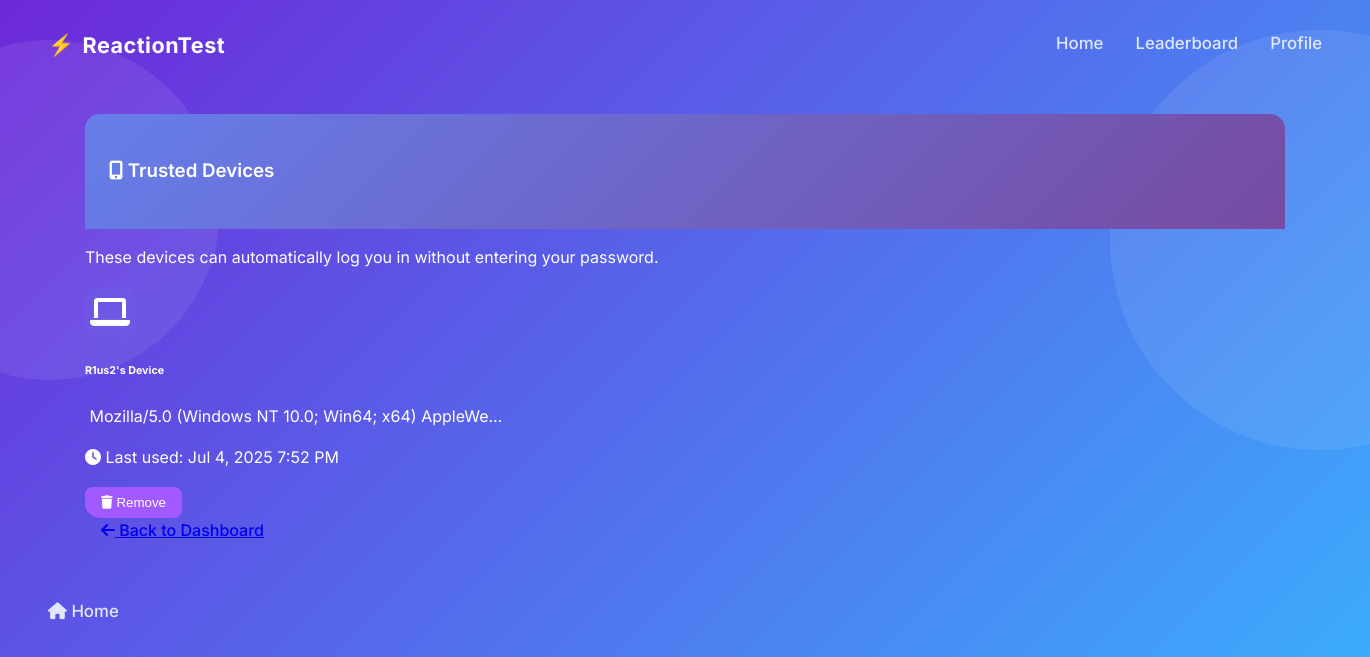
Page /accounts/manage-devices/ (signed in) on the earlier database version.
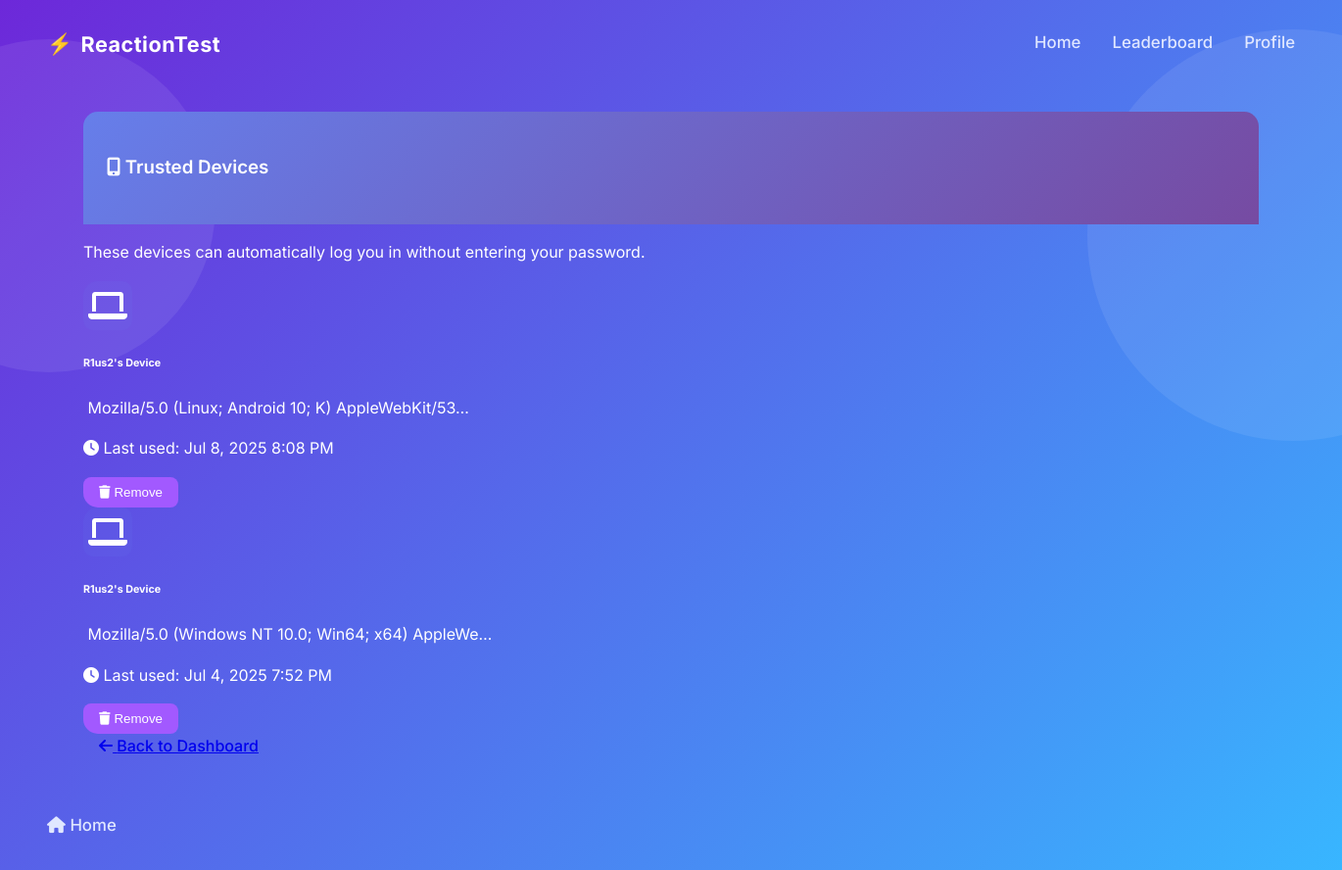
Same page on the later database version.
### accounts/models.py (models this page shows, shortened)
class DeviceFingerprint(models.Model):
    user = models.ForeignKey(User, on_delete=models.CASCADE)
    fingerprint_hash = models.CharField(max_length=64, unique=True)
    device_name = models.CharField(max_length=100, blank=True)
    browser_info = models.TextField(blank=True)
    screen_resolution = models.CharField(max_length=20, blank=True)
    timezone = models.CharField(max_length=50, blank=True)
    language = models.CharField(max_length=10, blank=True)
    platform = models.CharField(max_length=50, blank=True)
    is_trusted = models.BooleanField(default=False)
    last_used = models.DateTimeField(auto_now=True)
    created_at = models.DateTimeField(auto_now_add=True)
    class Meta:
        ordering = ['-last_used']

### accounts/views.py (the view, shortened to what this page needs)
# urls.py: path('manage-devices/', manage_devices_view, name='manage_devices'),
@login_required
def manage_devices_view(request):
    trusted_devices = DeviceFingerprint.objects.filter(
        user=request.user,
        is_trusted=True
    ).order_by('-last_used')
    context = {
        'trusted_devices': trusted_devices
    }
    return render(request, 'accounts/manage_devices.html', context)

### accounts/templates/accounts/manage_devices.html (shortened to what this page needs)
{% extends 'accounts/base.html' %}
{% load static %}
{% block content %}
<div class="container mt-5">
    <div class="row justify-content-center">
        <div class="col-md-8">
            <div class="card shadow-lg border-0">
                <div class="card-header bg-gradient-primary text-white">
                    <h3 class="mb-0">
                        <i class="fas fa-mobile-alt me-2"></i>
                        Trusted Devices
                    </h3>
                </div>
                <div class="card-body">
                    {% if trusted_devices %}
                        <p class="text-muted mb-4">
                            These devices can automatically log you in without entering your password.
                        </p>
                        <div class="row">
                            {% for device in trusted_devices %}
                                <div class="col-12 mb-3">
                                    <div class="card border-0 bg-light">
                                        <div class="card-body">
                                            <div class="row align-items-center">
                                                <div class="col-md-8">
                                                    <div class="d-flex align-items-center">
                                                        <div class="device-icon me-3">
                                                            <i class="fas fa-laptop fa-2x text-primary"></i>
                                                        </div>
                                                        <div>
                                                            <h6 class="mb-1">{{ device.device_name }}</h6>
                                                            <p class="text-muted mb-1 small">
                                                                {{ device.browser_info|truncatechars:50 }}
                                                            </p>
                                                            <p class="text-muted mb-0 small">
                                                                <i class="fas fa-clock me-1"></i>
                                                                Last used: {{ device.last_used|date:"M j, Y g:i A" }}
                                                            </p>
                                                        </div>
                                                    </div>
                                                </div>
                                                <div class="col-md-4 text-end">
                                                    <form method="post" class="d-inline">
                                                        <button type="submit" class="btn btn-outline-danger btn-sm"
                                                                onclick="return confirm('Are you sure you want to remove this device? You will need to log in with your password next time.')">
                                                            <i class="fas fa-trash me-1"></i>
                                                            Remove
                                                        </button>
                                                    </form>
                                                </div>
                                            </div>
                                        </div>
                                    </div>
                                </div>
                            {% endfor %}
                        </div>
                    {% endif %}
                    <div class="mt-4 text-center">
                        <a href="{% url 'dashboard' %}" class="btn btn-primary">
                            <i class="fas fa-arrow-left me-1"></i>
                            Back to Dashboard
                        </a>
                    </div>
                </div>
            </div>
        </div>
    </div>
</div>
<nav class="nav">
    <a href="{% url 'dashboard' %}" class="nav-link">
        <i class="fas fa-home"></i> Home
    </a>
</nav>
{% endblock %}

### accounts/templates/accounts/base.html (shortened to what this page needs)
{% load static %}
<!DOCTYPE html>
<html lang="en">
<head>
    <link rel="stylesheet" href="https://cdnjs.cloudflare.com/ajax/libs/font-awesome/6.0.0-beta3/css/all.min.css">
    <link rel="stylesheet" href="{% static 'accounts/css/professional_dark_theme.css' %}">
</head>
<body>
    <div class="circle-bg left" style="position: absolute; border-radius: 50%; background: rgba(255,255,255,0.08); z-index: -1; width: 340px; height: 340px; left: -120px; top: 40px;"></div>
    <div class="circle-bg right" style="position: absolute; border-radius: 50%; background: rgba(255,255,255,0.08); z-index: -1; width: 420px; height: 420px; right: -160px; top: 30px;"></div>
    {% block nav %}
    <nav class="nav">
        <a href="{% url 'dashboard' %}" class="nav-left">
            <span style="font-size:1.3rem;">⚡</span> ReactionTest
        </a>
        <div class="nav-right">
            <a href="{% url 'dashboard' %}" class="nav-link{% if request.resolver_match.url_name == 'dashboard' %} active{% endif %}">Home</a>
            <a href="{% url 'leaderboard' %}" class="nav-link{% if request.resolver_match.url_name == 'leaderboard' %} active{% endif %}">Leaderboard</a>
            <a href="{% url 'profile' %}" class="nav-link{% if request.resolver_match.url_name == 'profile' %} active{% endif %}">Profile</a>
        </div>
    </nav>
    {% endblock %}
    {% block content %}{% endblock %}
</body>
</html>

### accounts/static/accounts/css/professional_dark_theme.css (style rules this page uses)
:root { --background-color: #111827; --container-bg-color: #1f2937; --text-color: #e0e7ff; --text-color-muted: #a7b3d9; --primary-color: #a259ff; --primary-color-hover: #8a48e5; --border-color: rgba(255, 255, 255, 0.1); --game-area-bg: #1a202c; --success-color: #76c7c0; --error-color: #f15b6c; }
body { background-color: var(--background-color); color: var(--text-color); font-family: 'Inter', sans-serif; line-height: 1.6; }
.button, button { background-color: var(--primary-color); color: #fff; border: none; padding: 10px 20px; border-radius: 8px; font-weight: 600; cursor: pointer; transition: background-color 0.2s ease; text-decoration: none; display: inline-block; }
.container { max-width: 1100px; margin: 2rem auto; padding: 0 2rem; }
h1, h2, h3 { color: #fff; font-weight: 600; }
@media (min-width: 1025px) { .container { max-width: 1200px; } }

### accounts/templates/accounts/base.html (style rules this page uses)
:root { --primary-color: #a259ff; }
body { min-height: 100vh; background: linear-gradient(135deg, #6d28d9 0%, #38b6ff 100%); font-family: 'Inter', -apple-system, BlinkMacSystemFont, "Segoe UI", Roboto, sans-serif; color: #fff; overflow-x: hidden; }
.nav { display: flex; align-items: center; justify-content: space-between; padding: 1.2rem 2.5rem; background: transparent; }
.nav-left { font-weight: 700; font-size: 1.35rem; color: #fff; letter-spacing: 0.5px; text-decoration: none; transition: color 0.2s; display: flex; align-items: center; gap: 0.5rem; }
.nav-right { display: flex; align-items: center; gap: 2rem; }
.nav-link { color: #e0e7ff; font-weight: 500; text-decoration: none; font-size: 1.05rem; padding: 0.2rem 0; border-bottom: 2.5px solid transparent; transition: color 0.18s, border-color 0.18s; }

### accounts/templates/accounts/manage_devices.html (style rules this page uses)
.bg-gradient-primary { background: linear-gradient(135deg, #667eea 0%, #764ba2 100%); }
.device-icon { width: 50px; height: 50px; display: flex; align-items: center; justify-content: center; background: rgba(102, 126, 234, 0.1); border-radius: 10px; }
.card { border-radius: 15px; overflow: hidden; }
.card-header { border-bottom: none; padding: 1.5rem; }
.btn { border-radius: 8px; padding: 0.5rem 1rem; font-weight: 500; transition: all 0.3s ease; }

Differences in the rows shown:
added DeviceFingerprint: device_name "R1us2's Device", browser_info "Mozilla/5.0 (Linux; Android 10; K) AppleWebKit/53…", last_used "Jul 8, 2025 8:08 PM"
